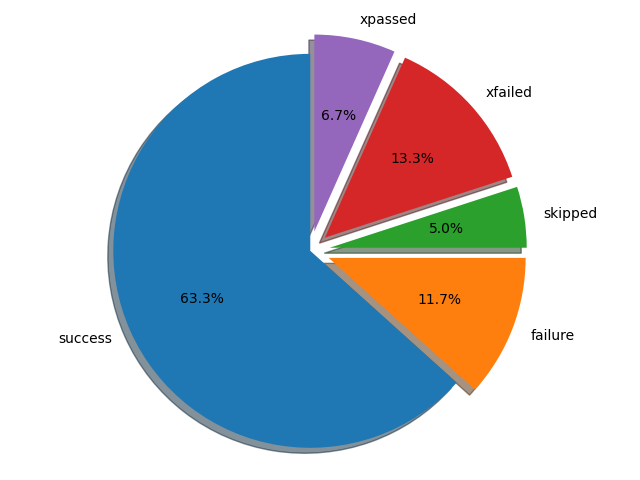

Source code (Python):
import matplotlib.pyplot as plt

cases = {
    'success': 38,
    'failure': 7,
    'skipped': 3,
    'xfailed': 8,
    'xpassed': 4,
}

explode = (0, 0.1, 0.1, 0.1, 0.1)
labels = cases.keys()
sizes = cases.values()

fig1, ax1 = plt.subplots()
ax1.pie(sizes, explode=explode, labels=labels, autopct='%1.1f%%', shadow=True, startangle=90)
ax1.axis('equal')

plt.tight_layout()
#plt.show()
plt.savefig('pie_for_tests.png')

